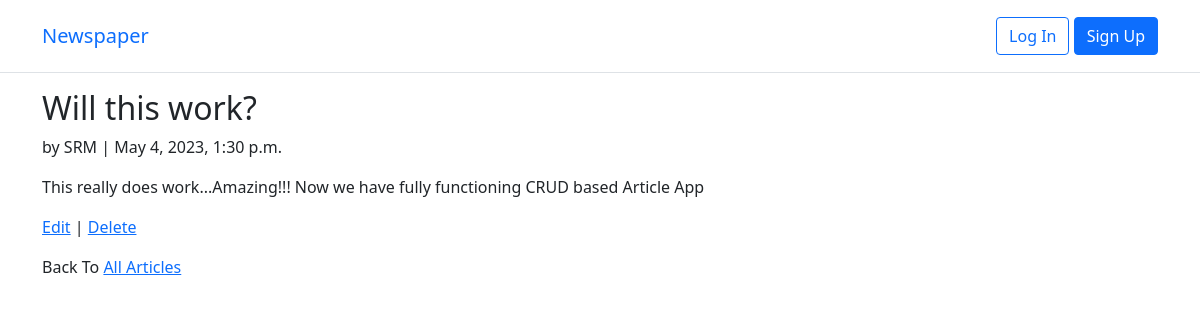
The page /articles/4/ on the database its author committed.
### articles/models.py (models this page shows, shortened)
class Article(models.Model):
    title = models.CharField(max_length=255)
    body = models.TextField()
    date = models.DateTimeField(auto_now_add=True)
    author = models.ForeignKey(
        settings.AUTH_USER_MODEL,
        on_delete=models.CASCADE,
    )

### accounts/models.py (models this page shows)
class CustomUser(AbstractUser):
    age = models.PositiveIntegerField(null=True, blank=True)

### articles/views.py (the view)
# urls.py: path('<int:pk>/', ArticleDetailView.as_view(), name="article_detail"),
class ArticleDetailView(DetailView):
    model = Article
    template_name = "article_detail.html"

### templates/article_detail.html
{% extends 'base.html' %}
{% block content %}
<div class="article-entry">
    <h2>{{article.title}}</h2>
    <p>by {{ article.author }} | {{ article.date }}</p>
    <p>{{ article.body }}</p>
    <p><a href="{% url 'article_edit' article.pk %}">Edit</a>
        | <a href="{% url 'article_delete' article.pk %}">Delete</a>
    </p>
    <p>Back To <a href="{% url 'article_list' %}">All Articles</a></p>
</div>
{% endblock %}

### rows shown on the page
Article: title "Will this work?", author "SRM", date "May 4, 2023, 1:30 p.m.", body "This really does work...Amazing!!! Now we have fully functioning CRUD based Article App"
